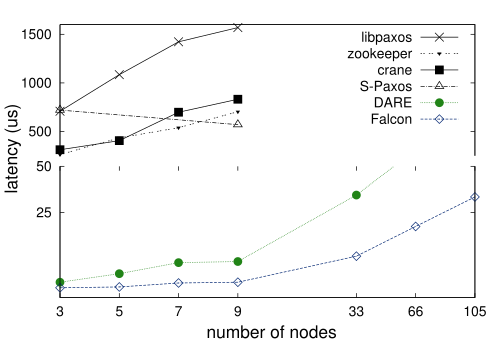

gnuplot code for this plot:
set terminal postscript eps enhanced "NimbusSanL-Regu, 20" fontfile "/usr/share/fonts/type1/texlive-fonts-recommended/uhvr8a.pfb"

set style line 1 lt 1 lw 2 pt 2 ps 2 linecolor rgb "#000000"
set style line 2 lt 2 lw 2 pt 12 ps 2 lc rgb "#072c76"
set style line 3 lt 3 lw 2 pt 9 ps 2 lc rgb "#000000"
set style line 4 lt 4 lw 2 pt 7 ps 2 lc rgb "#208418"
set style line 5 lt 5 lw 2 pt 8 ps 2 lc rgb "#000000"
set style line 6 lt 1 lw 2 pt 5 ps 2 lc rgb "#000000"
set style line 7 lt 7 lw 2 pt 11 ps 1 lc rgb "#000000"
#set style line 8 lt 8 lw 2 pt 11 ps 1 lc rgb "#d97c19"
#set style line 9 lt 9 lw 15 pt 11 ps 1 lc rgb "#d97c19"

bm = 0.15
lm = 0.12
rm = 0.95
gap = 0.03
size = 0.75
kk = 0.5 # relative height of bottom plot
y1 = 0.0; y2 = 15.0; y3 = 180.0; y4 = 220.0

#set size 3.0,2.7
set multiplot
set border 1+2+8
set lmargin at screen lm
set rmargin at screen rm
set bmargin at screen bm
set tmargin at screen bm + size * kk



set key font ",20"
set key spacing 3

set xrange [0:98]
#set for [i=0:5] xtics (0,3**i)
set xtics ("3" 0,"5" 14,"7" 28, "9" 42, "33" 70, "66" 84, "105" 98)

set ylabel "latency (us)" offset -1,6 font ",25"
set xlabel "number of nodes" offset 0.5,0 font ",25"
set key right top
set xrange [0:98]
set yrange [7:50]

#set origin 0.0,1.85
#set ytics 50
set ytics ("25" 25, "50" 50)
set logscale y
# plot upper
plot 'traditional_paxos_latency.dat' using 1:6 with linespoints title "" ls 4, 'traditional_paxos_latency.dat' using 1:7 with linespoints title "" ls 2


set border 2+4+8
set bmargin at screen bm + size * kk + gap
set tmargin at screen bm + size + gap
set yrange [250:1600]

unset logscale y
unset xlabel
unset ylabel
unset xtics
set ytics 500
plot 'traditional_paxos_latency.dat' using 1:2 with linespoints title "libpaxos" ls 1,'traditional_paxos_latency.dat' using 1:3 with linespoints title "zookeeper" ls 7, 'traditional_paxos_latency.dat' using 1:4 with linespoints title "crane" ls 6, 'traditional_paxos_latency.dat' using 1:5 with linespoints title "S-Paxos" ls 5, 'traditional_paxos_latency.dat' using 1:6 with linespoints title "DARE" ls 4,'traditional_paxos_latency.dat' using 1:7 with linespoints title "Falcon" ls 2

unset yrange
unset ytics
